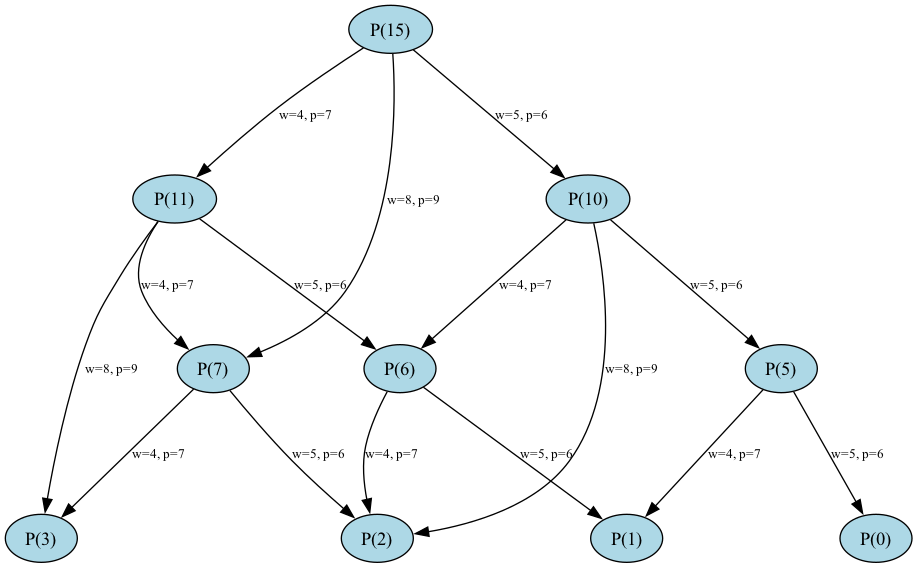

Python code for this plot:

import subprocess
from pathlib import Path

import networkx as nx

# Given data from Part (2)
weights = [4, 5, 8]
profits = [7, 6, 9]
capacity = 15

graph = nx.DiGraph()
visited = set()


def build_graph(c):
    if c in visited:
        return

    visited.add(c)
    graph.add_node(c)

    for weight, profit in zip(weights, profits):
        if weight <= c:
            remaining = c - weight

            graph.add_edge(
                c,
                remaining,
                label=f"w={weight}, p={profit}"
            )

            build_graph(remaining)


build_graph(capacity)

# Generate a Graphviz DOT file
output_dir = Path(__file__).resolve().parent
dot_file = output_dir / "subproblem_graph.dot"
png_file = output_dir / "subproblem_graph.png"

with dot_file.open("w") as f:
    f.write("digraph SubproblemGraph {\n")
    f.write('  graph [rankdir=TB, nodesep=0.8, ranksep=1.1];\n')
    f.write('  node [shape=ellipse, style=filled, fillcolor=lightblue];\n')
    f.write('  edge [fontsize=10];\n')

    for c in sorted(graph.nodes(), reverse=True):
        f.write(f'  {c} [label="P({c})"];\n')

    for u, v, data in graph.edges(data=True):
        f.write(f'  {u} -> {v} [label="{data["label"]}"];\n')

    f.write("}\n")

# Render the DOT file as a PNG
subprocess.run(
    ["dot", "-Tpng", str(dot_file), "-o", str(png_file)],
    check=True
)

print(f"Graph generated: {png_file}")
print(f"Total unique subproblems: {graph.number_of_nodes()}")
print(f"Total dependencies: {graph.number_of_edges()}")
